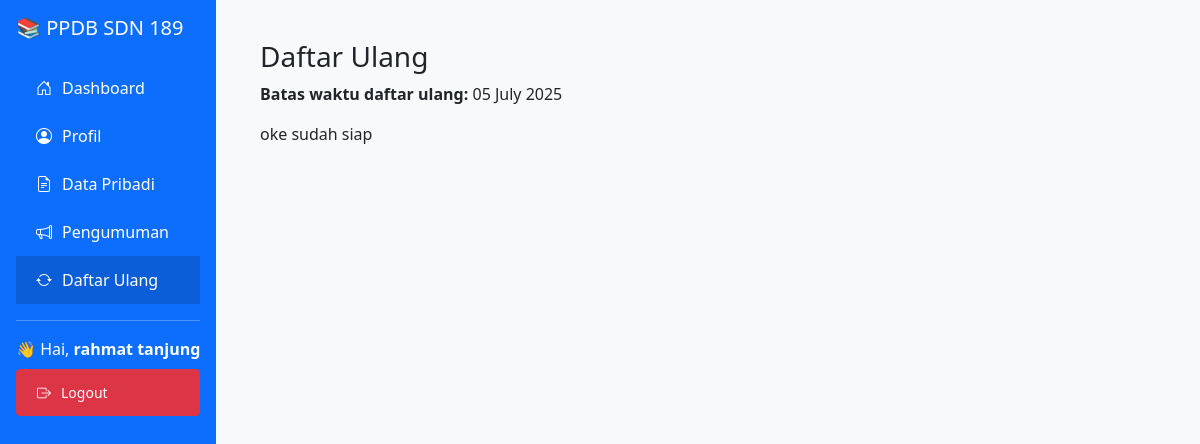
The app's page /mandiri/dashboard.php?page=daftar_ulang (signed in) with its own data.
### tables this page shows
CREATE TABLE IF NOT EXISTS `users` (
  `id` int NOT NULL AUTO_INCREMENT,
  `username` varchar(50) NOT NULL,
  `password` varchar(255) NOT NULL,
  `email` varchar(100) DEFAULT NULL,
  `nama` varchar(100) DEFAULT NULL,
  `role` enum('admin','siswa') DEFAULT 'siswa',
  `foto` varchar(255) DEFAULT NULL,
  PRIMARY KEY (`id`),
  UNIQUE KEY `username` (`username`),
  UNIQUE KEY `email` (`email`)
);

CREATE TABLE IF NOT EXISTS `pengaturan` (
  `id` int NOT NULL AUTO_INCREMENT,
  `tanggal_daftar_ulang` date DEFAULT NULL,
  `pengumuman` text,
  PRIMARY KEY (`id`)
);

### mandiri/dashboard.php (the view, shortened to what this page needs)
<?php
require 'db.php';
$user_id = $_SESSION['user']['id'];
$query = $koneksi->prepare("SELECT * FROM users WHERE id = ?");
$query->bind_param("i", $user_id);
$query->execute();
$result = $query->get_result();
$user = $_SESSION['user'];
?>
<!DOCTYPE html>
<html lang="id">
<head>
    <link href="https://cdn.jsdelivr.net/npm/bootstrap@5.3.0/dist/css/bootstrap.min.css" rel="stylesheet">
    <link href="https://cdn.jsdelivr.net/npm/bootstrap-icons@1.10.5/font/bootstrap-icons.css" rel="stylesheet">
</head>
<body>
    <div class="sidebar p-3">
        <h5 class="text-white mb-4">📚 PPDB SDN 189 </h5>
        <a href="dashboard.php" class="<?= !isset($_GET['page']) ? 'active' : '' ?>"><i class="bi bi-house-door"></i>Dashboard</a>
        <a href="dashboard.php?page=profil" class="<?= ($_GET['page'] ?? '') === 'profil' ? 'active' : '' ?>"><i class="bi bi-person-circle"></i>Profil</a>
        <a href="dashboard.php?page=data_pribadi" class="<?= ($_GET['page'] ?? '') === 'data_pribadi' ? 'active' : '' ?>"><i class="bi bi-file-earmark-text"></i>Data Pribadi</a>
        <a href="dashboard.php?page=pengumuman" class="<?= ($_GET['page'] ?? '') === 'pengumuman' ? 'active' : '' ?>"><i class="bi bi-megaphone"></i>Pengumuman</a>
        <a href="dashboard.php?page=daftar_ulang" class="<?= ($_GET['page'] ?? '') === 'daftar_ulang' ? 'active' : '' ?>"><i class="bi bi-arrow-repeat"></i>Daftar Ulang</a>
        <hr class="bg-light">
        <div class="mb-2">👋 Hai, <strong><?= htmlspecialchars($user['nama'] ?? '') ?></strong></div>
        <a href="logout.php" class="btn btn-danger btn-sm w-100 mt-2">
            <i class="bi bi-box-arrow-right"></i> Logout
        </a>
    </div>
    <div class="content">
        <?php
        if (isset($_GET['page'])) {
            $page = $_GET['page'];
            $allowed_pages = ['profil', 'data_pribadi', 'pengumuman', 'daftar_ulang'];
            if (in_array($page, $allowed_pages)) {
                include "pages/{$page}.php";
            } else {
                echo "<div class='alert alert-danger'>Halaman tidak ditemukan.</div>";
            }
        }
        ?>
    </div>
</body>
</html>

### mandiri/pages/daftar_ulang.php (shortened to what this page needs)
<?php
    require_once(__DIR__ . '/../db.php');
    $query = $koneksi->query("SELECT * FROM pengaturan LIMIT 1");
$jadwal = $query->fetch_assoc();
$tanggal = $jadwal['tanggal_daftar_ulang'] ?? null;
$pengumuman = htmlspecialchars($jadwal['pengumuman'] ?? 'Belum ada pengumuman');
?>
<h3>Daftar Ulang</h3>
<p><strong>Batas waktu daftar ulang:</strong>
    <?= $tanggal ? date("d F Y", strtotime($tanggal)) : 'Belum ditentukan' ?>
</p>
<p><?= $pengumuman ?></p>

### mandiri/dashboard.php (style rules this page uses)
body { background-color: #f8f9fa; }
.sidebar { height: 100vh; background-color: #0d6efd; color: white; position: fixed; }
.sidebar a { color: white; display: flex; align-items: center; padding: 12px 20px; text-decoration: none; transition: background 0.2s ease; }
.sidebar a i { margin-right: 10px; }
.sidebar a:hover, .sidebar .active { background-color: #0b5ed7; }
.content { margin-left: 220px; padding: 40px; }

### records on screen
users: nama "rahmat tanjung"
pengaturan: tanggal_daftar_ulang "05 July 2025", pengumuman "oke sudah siap"
